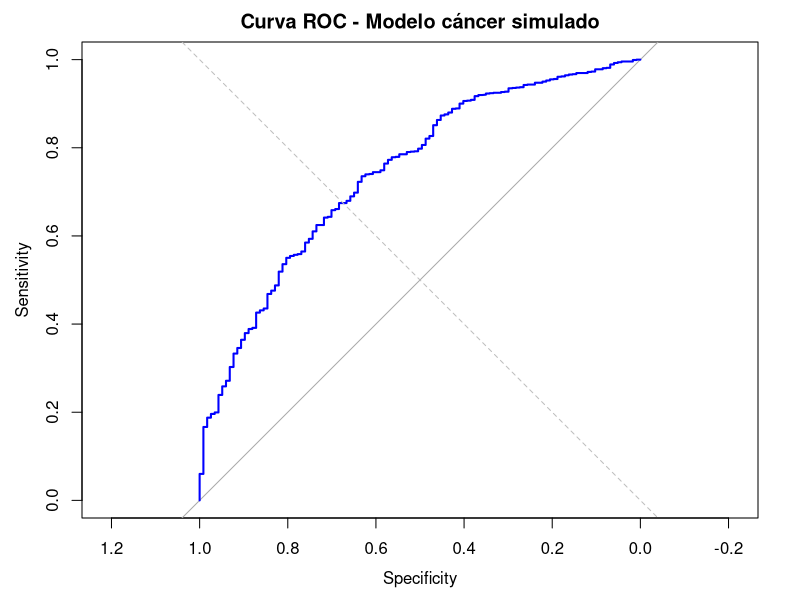
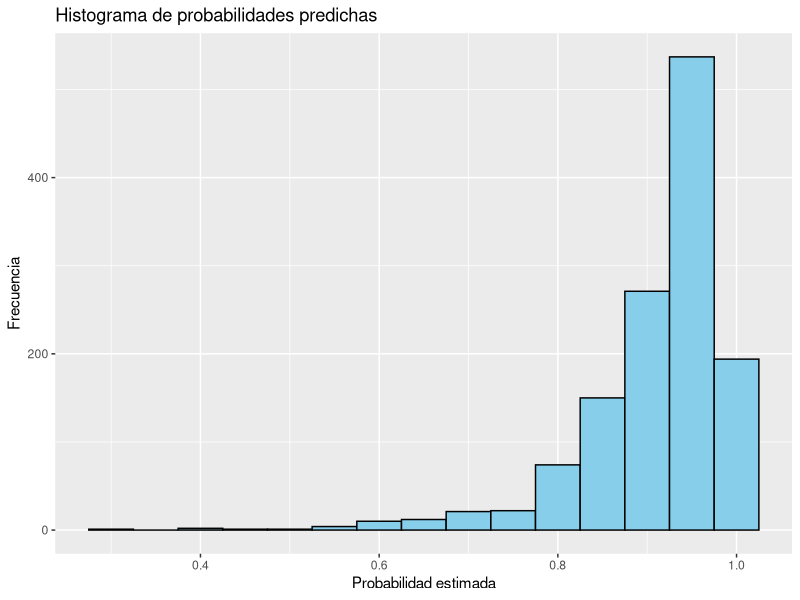
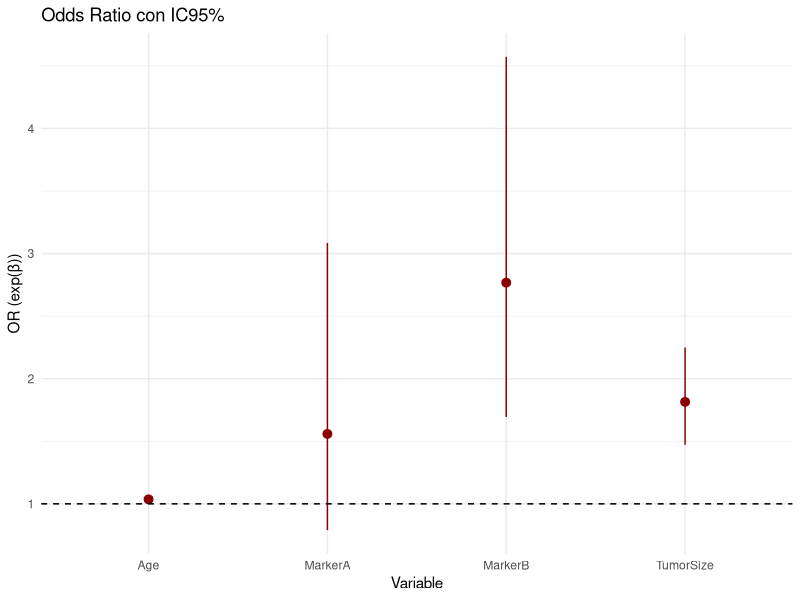

Recreate these plots in R, in order.

# Paquetes necesarios
if (!require(pROC)) install.packages("pROC")
if (!require(ggplot2)) install.packages("ggplot2")
if (!require(broom)) install.packages("broom")

library(pROC)
library(ggplot2)
library(broom)

# Simulación de datos (igual que antes)
set.seed(777)
n <- 1300
age <- round(runif(n, 20, 80))
tumor_size <- round(rnorm(n, 2.5, 1), 1)
marker_A <- round(rnorm(n, 1.0, 0.3), 1)
marker_B <- round(rnorm(n, 1.2, 0.4), 1)
log_odds <- -3.126 + 0.032 * age + 0.732 * tumor_size + 1.348 * marker_A + 0.898 * marker_B
prob <- 1 / (1 + exp(-log_odds))
cancer_type <- rbinom(n, 1, prob)
df <- data.frame(Age = age, TumorSize = tumor_size, MarkerA = marker_A, MarkerB = marker_B, CancerType = cancer_type)

# Modelo
modelo <- glm(CancerType ~ Age + TumorSize + MarkerA + MarkerB, data = df, family = binomial)

# -----------------------------
# Gráfico 1: Curva ROC
# -----------------------------
prob_pred <- predict(modelo, type = "response")
roc_obj <- roc(df$CancerType, prob_pred)
png("curva_roc.png", width = 800, height = 600)
plot(roc_obj, col = "blue", lwd = 2, main = "Curva ROC - Modelo cáncer simulado")
abline(a = 0, b = 1, col = "gray", lty = 2)
dev.off()

# -----------------------------
# Gráfico 2: Histograma de probabilidades predichas
# -----------------------------
png("hist_probabilidades.png", width = 800, height = 600)
ggplot(data.frame(prob = prob_pred), aes(x = prob)) +
  geom_histogram(binwidth = 0.05, fill = "skyblue", color = "black") +
  labs(title = "Histograma de probabilidades predichas", x = "Probabilidad estimada", y = "Frecuencia")
dev.off()

# -----------------------------
# Gráfico 3: Efectos de los coeficientes con IC95%
# -----------------------------
coef_data <- tidy(modelo, conf.int = TRUE, conf.level = 0.95, exponentiate = TRUE)
coef_data <- coef_data[coef_data$term != "(Intercept)", ]

png("efectos_logisticos.png", width = 800, height = 600)
ggplot(coef_data, aes(x = term, y = estimate, ymin = conf.low, ymax = conf.high)) +
  geom_pointrange(color = "darkred") +
  geom_hline(yintercept = 1, linetype = "dashed") +
  labs(title = "Odds Ratio con IC95%", x = "Variable", y = "OR (exp(β))") +
  theme_minimal()
dev.off()
